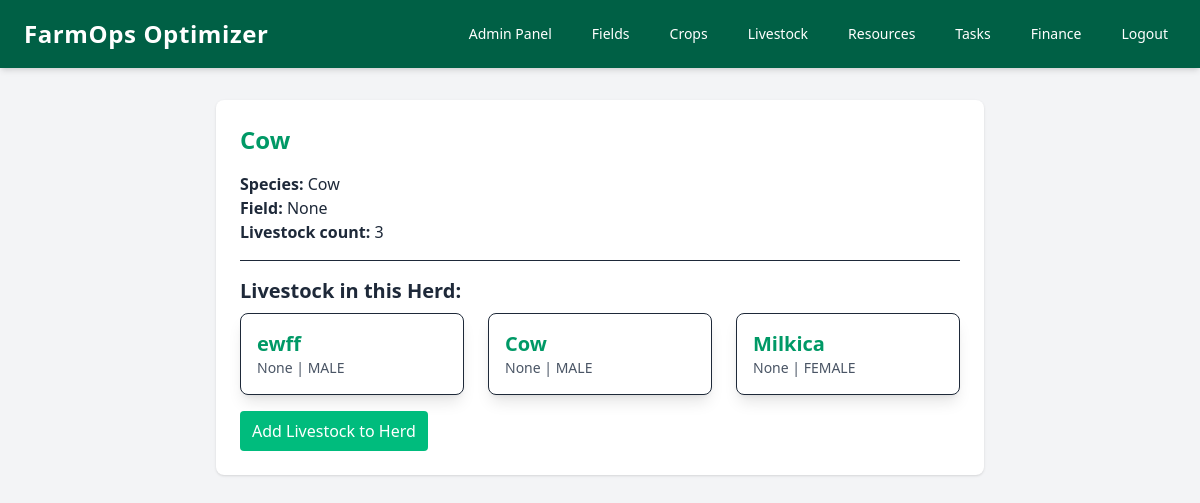
/livestock/herds/2/ (signed in), run on an earlier commit of the app's database.
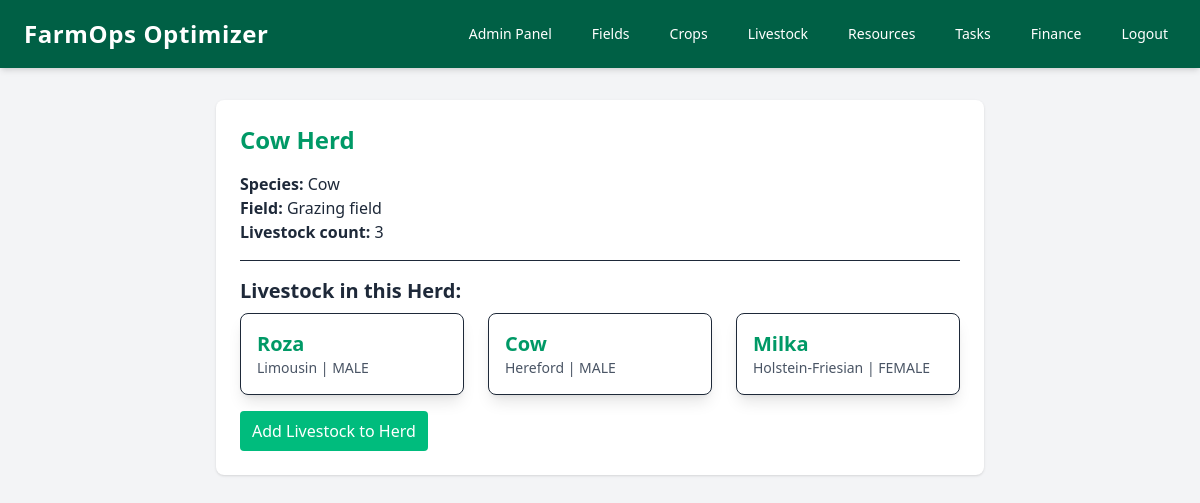
And on a later commit of the database.
### livestock/models.py (models this page shows, shortened)
class Herd(models.Model):
    name = models.CharField(max_length=100)
    field = models.ForeignKey(GrazingField, on_delete=models.SET_NULL, null=True)
    user = models.ForeignKey(User, on_delete=models.CASCADE, related_name='herds')
    species = models.ForeignKey(Species, on_delete=models.SET_NULL, null=True)
    def livestock_count(self):
      return self.livestock.count()

class Livestock(models.Model):
    GENDER_CHOICES = [
        ('MALE', 'Male'),
        ('FEMALE', 'Female'),
    ]
    species = models.ForeignKey(Species, on_delete=models.CASCADE)
    name = models.CharField(max_length=100)
    gender = models.CharField(max_length=10, choices=GENDER_CHOICES, default='MALE')
    birth_date = models.DateTimeField(null=True, blank=True)
    weight = models.FloatField(null=True, blank=True)
    breed = models.CharField(max_length=100, blank=True, null=True)
    grazing_field = models.ForeignKey(GrazingField, on_delete=models.SET_NULL, null=True, blank=True)
    user = models.ForeignKey(User, on_delete=models.CASCADE, related_name='livestocks', null=True)
    herd = models.ForeignKey(Herd, on_delete=models.SET_NULL, null=True, blank=True, related_name='livestock')

class Species(models.Model):
    name = models.CharField(max_length=100)
    description = models.TextField()
    scientific_name = models.CharField(max_length=100, blank=True, null=True)
    family = models.CharField(max_length=100, blank=True, null=True)
    genus = models.CharField(max_length=100, blank=True, null=True)
    kingdom = models.CharField(max_length=100, blank=True, null=True)
    CONSERVATION_STATUS_CHOICES = [
        ('LC', 'Least Concern'),
        ('NT', 'Near Threatened'),
        ('VU', 'Vulnerable'),
        ('EN', 'Endangered'),
        ('CR', 'Critically Endangered'),
        ('EX', 'Extinct'),
        ('EW', 'Extinct in the Wild'),
    ]
    conservation_status = models.CharField(max_length=2, choices=CONSERVATION_STATUS_CHOICES, default='LC')
    AVERAGE_WEIGHT_CHOICES = [
        ('<10', 'Less than 10kg'),
        ('10-50', '10-50kg'),
        ('50-100', '50-100kg'),
        ('100-500', '100-500kg'),
        ('>500', 'More than 500kg'),
    ]
    average_weight = models.CharField(max_length=10, choices=AVERAGE_WEIGHT_CHOICES, blank=True, null=True)
    AVERAGE_HEIGHT_CHOICES = [
        ('<0.5', 'Less than 0.5m'),
        ('0.5-1', '0.5-1m'),
        ('1-3', '1-3m'),
        ('3-5', '3-5m'),
        ('>5', 'More than 5m'),
    ]
    average_height = models.CharField(max_length=10, choices=AVERAGE_HEIGHT_CHOICES, blank=True, null=True)
    LIFESPAN_CHOICES = [
            (1, 'Less than 1 year'),
            (2, '1-5 years'),
            (3, '6-10 years'),
            (4, '11-20 years'),
            (5, '21-50 years'),
            (6, 'More than 50 years'),
        ]
    lifespan = models.IntegerField(choices=LIFESPAN_CHOICES, null=True, blank=True)
    habitat = models.TextField(blank=True, null=True)
    RANGE_CHOICES = [
        ('AFRICA', 'Africa'),
        ('ASIA', 'Asia'),
        ('EUROPE', 'Europe'),
        ('NORTH_AMERICA', 'North America'),
        ('SOUTH_AMERICA', 'South America'),
        ('OCEANIA', 'Oceania'),
        ('ANTARCTICA', 'Antarctica'),
        ('GLOBAL', 'Global'),
    ]
    range = models.CharField(max_length=15, choices=RANGE_CHOICES, blank=True, null=True)
    DIET_CHOICES = [
        ('HERBIVORE', 'Herbivore'),
        ('CARNIVORE', 'Carnivore'),
        ('OMNIVORE', 'Omnivore'),
        ('INSECTIVORE', 'Insectivore'),
        ('FRUGIVORE', 'Frugivore'),
        ('NECROPHAGY', 'Necrophagy'),
    ]
    diet = models.CharField(max_length=20, choices=DIET_CHOICES, blank=True, null=True)
    BEHAVIOR_CHOICES = [
        ('SOCIAL', 'Social'),
        ('SOLITARY', 'Solitary'),
        ('MIGRATORY', 'Migratory'),
        ('NOCTURNAL', 'Nocturnal'),
        ('DIURNAL', 'Diurnal'),
    ]
    behavior = models.CharField(max_length=20, choices=BEHAVIOR_CHOICES, blank=True, null=True)
    REPRODUCTION_CHOICES = [
        ('OVIPAROUS', 'Oviparous'),
        ('VIVIPAROUS', 'Viviparous'),
        ('OVOVIVIPAROUS', 'Ovoviviparous'),
    ]
    reproduction = models.CharField(max_length=25, choices=REPRODUCTION_CHOICES, blank=True, null=True)
    MATING_SEASON_CHOICES = [
            ('SPRING', 'Spring'),
            ('SUMMER', 'Summer'),
            ('AUTUMN', 'Autumn'),
            ('WINTER', 'Winter'),
            ('YEAR_ROUND', 'Year-Round'),
            ('UNKNOWN', 'Unknown'),
        ]
    mating_season = models.CharField(max_length=20, choices=MATING_SEASON_CHOICES, blank=True, null=True)
    ENDANGERED_STATUS_CHOICES = [
        ('CRITICALLY_ENDANGERED', 'Critically Endangered'),
        ('ENDANGERED', 'Endangered'),
        ('VULNERABLE', 'Vulnerable'),
        ('NEAR_THREATENED', 'Near Threatened'),
        ('LEAST_CONCERN', 'Least Concern'),
        ('DATA_DEFICIENT', 'Data Deficient'),
        ('NOT_EVALUATED', 'Not Evaluated'),
        ('UNKNOWN', 'Unknown'),
    ]
    STATUS_CHOICES = [
        ('pending', 'Pending'),
        ('approved', 'Approved'),
    ]
    status = models.CharField(max_length=10, choices=STATUS_CHOICES, default='approved')
    endangered_status = models.CharField(max_length=25, choices=ENDANGERED_STATUS_CHOICES, blank=True, null=True)
    def __str__(self):
        return self.name

### crops/models.py (models this page shows)
class GrazingField(models.Model):
    user = models.ForeignKey(User, on_delete=models.CASCADE, null=True)
    name = models.CharField(max_length=100)
    area = models.FloatField()
    grazing_rest_days = models.PositiveIntegerField(null=True, blank=True, help_text="Rest days after grazing before reuse")
    estimated_value = models.DecimalField(max_digits=10, decimal_places=2, null=True, blank=True)
    water_source = models.CharField(max_length=50, blank=True, null=True)
    def __str__(self):
        return self.name

### livestock/views.py (the view)
# urls.py: path('herds/<int:pk>/', views.herd_detail, name='herd_detail'),
@login_required
def herd_detail(request, pk):
    herd = get_object_or_404(Herd, pk=pk)
    livestock = herd.livestock.all()
    return render(request, 'livestock/herd_detail.html', {'herd': herd, 'livestock': livestock})

### livestock/templates/livestock/herd_detail.html
{% extends 'base.html' %}
{% block content %}
<div class="max-w-3xl mx-auto bg-white p-6 rounded-lg shadow">
    <h1 class="text-2xl font-bold mb-4 text-emerald-600">{{ herd.name }}</h1>
    <p><strong>Species:</strong> {{ herd.species }}</p>
    <p><strong>Field:</strong> {{ herd.field }}</p>
    <p><strong>Livestock count:</strong> {{ herd.livestock_count }}</p>
    <hr class="my-4">
    <h2 class="text-xl font-semibold mb-2">Livestock in this Herd:</h2>
    {% if livestock %}
    <div class="grid grid-cols-1 sm:grid-cols-2 md:grid-cols-3 gap-6">
        {% for animal in livestock %}
        <div class="bg-white border rounded-lg p-4 shadow-lg hover:shadow-xl transition-shadow duration-200">
            <a href="{% url 'livestock:livestock_detail' animal.id %}" class="block">
                <h3 class="text-xl font-semibold text-emerald-600">{{ animal.name }}</h3>
                <p class="text-sm text-gray-600">{{ animal.breed }} | {{ animal.gender }}</p>
            </a>
        </div>
        {% endfor %}
    </div>
    {% else %}
        <p>No livestock in this herd yet.</p>
    {% endif %}
    <a href="{% url 'livestock:add_livestock_to_herd' herd.id %}" class="inline-block bg-emerald-500 text-white px-3 py-2 rounded mt-4 hover:bg-emerald-600">
        Add Livestock to Herd
    </a>
</div>
{% endblock %}

What changed in the data, as far as the page shows it:
changed Herd "Cow": name "Cow" → "Cow Herd"; field "None" → "Grazing field"
changed Livestock: name "ewff" → "Roza"; breed "None" → "Limousin"
changed Livestock "Cow": breed "None" → "Hereford"
changed Livestock "FEMALE": name "Milkica" → "Milka"; breed "None" → "Holstein-Friesian"
